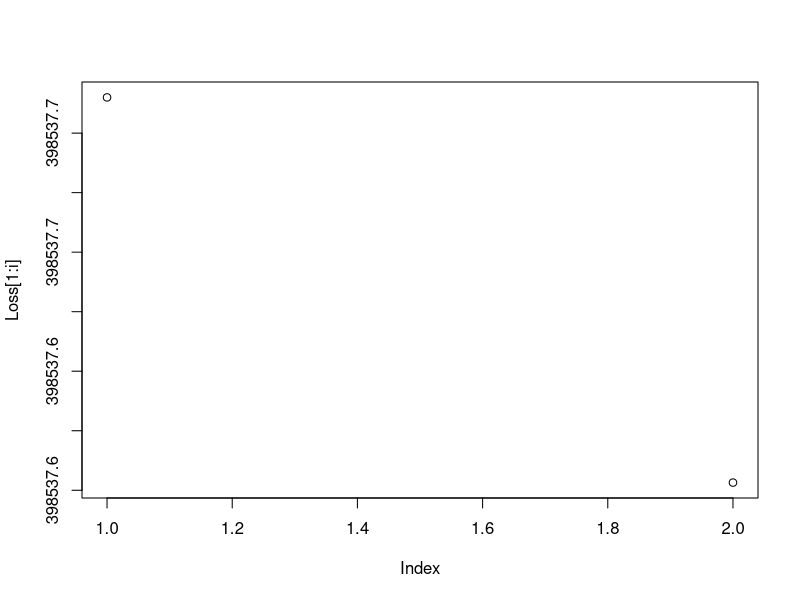
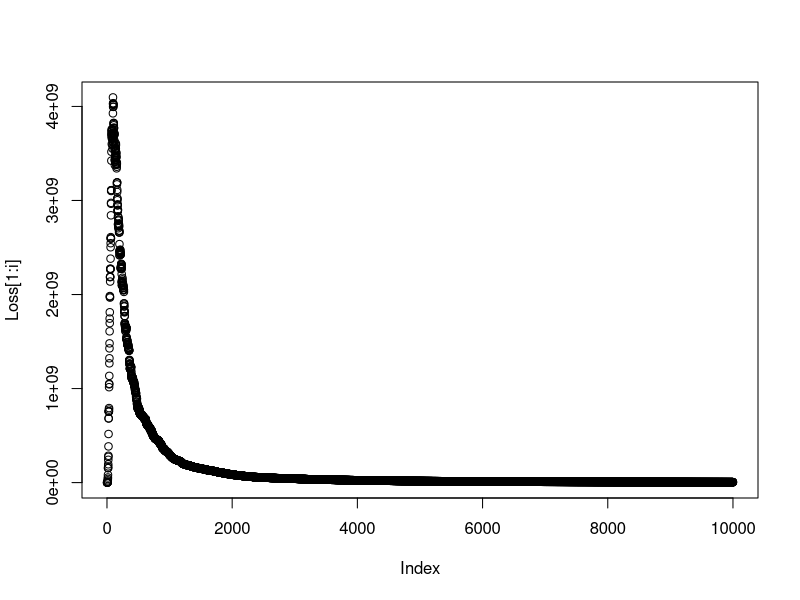
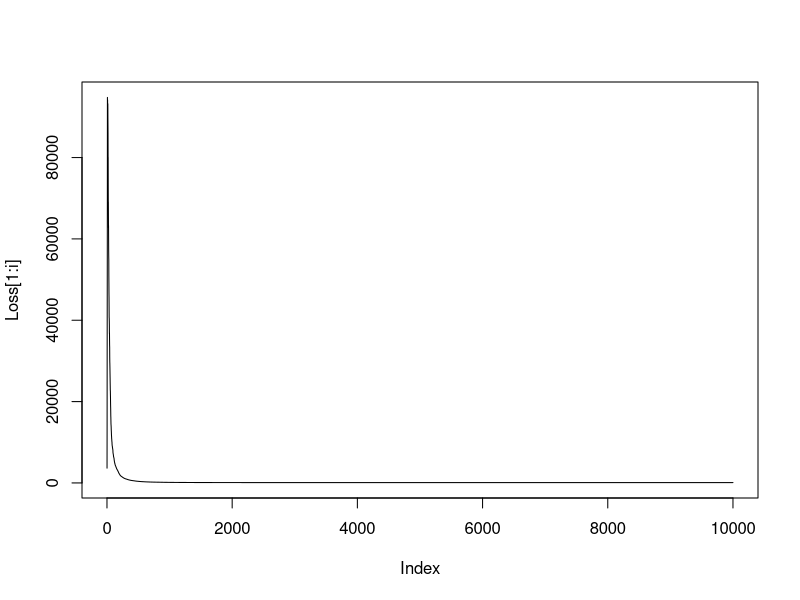
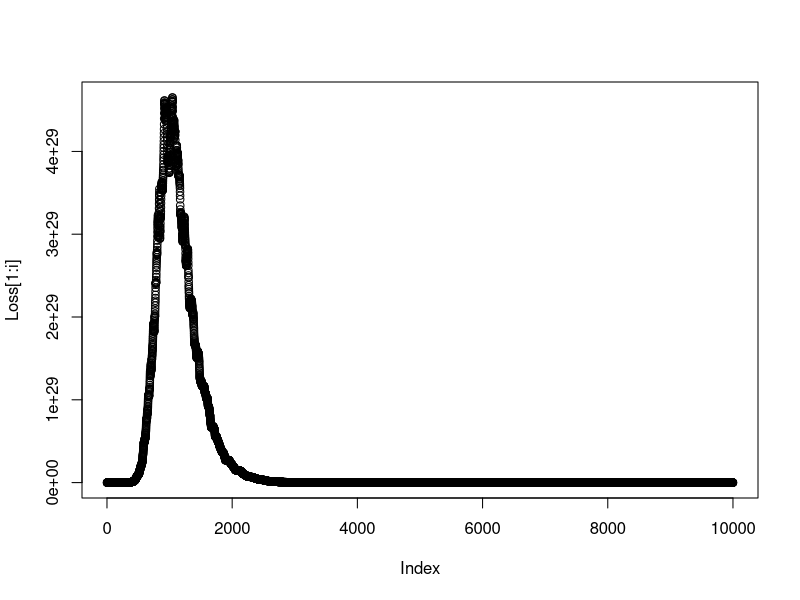
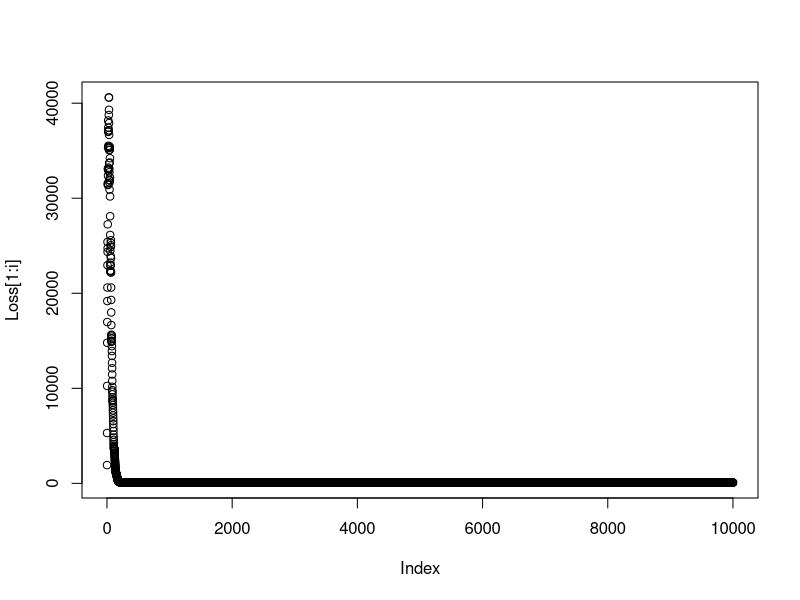

The R script that drew these images, in order:
## ---- chunk 1
knitr::opts_chunk$set(echo = TRUE)
## ---- chunk 2
#Linear regression case ; Data setup
set.seed(1000)
n = 10100; p = 100
beta_real = rnorm(p, sd=5) 
x <- matrix(rnorm((n*p), 0, 1), n, p)
y <- x%*%beta_real + rnorm(n, 0, 1)

itr = 10000 ; tol = 1e-3 ; L = 0.1 ; alpha = 0.01 ; gamma = 0.8

#LS estimate
betahat = solve(t(x)%*%x)%*%t(x)%*%y
## ---- chunk 3
set.seed(1000)
beta = rep(0, p)
Loss = rep(0, itr)

Loss[1] = sum(abs(y-x%*%beta))

for(i in 2:itr){
  betaOld = beta
  derivbeta = -2*t(x)%*%(y-x%*%betaOld)
  beta = betaOld - L * derivbeta
  Loss[i] = sum(abs(y-x%*%beta))
  
  if(abs(Loss[i] - Loss[i-1]) < tol){Loss<- Loss[1:i] ; break}
  
  Counter = 1 ; Lnew = L ; dsqr = sum(derivbeta*derivbeta)
  while (Loss[i] > Loss[i-1] - alpha*Lnew*dsqr){
    Lnew = gamma*Lnew
    beta = betaOld - Lnew * derivbeta
    Loss[i] = sum(abs(y-x%*%beta))
    
    if(Counter > 100){break}
    Counter = Counter + 1
  }
  if(Counter > 100){break}
}

#comparison
mean((beta_real - beta)^2); plot(Loss[1:i])
## ---- chunk 4

set.seed(1000)
beta = rep(0, p)
Loss = rep(0, itr)

#Validation set to monitor the loss
yval <- y[10001:10100]
xval <- x[10001:10100, ]


y <- y[1:10000]
x <- x[1:10000, ]


rand = round(runif(1, 1, nrow(x)), 0)
Loss[1] = sum(abs(yval-xval%*%beta))

stopping = F

for(i in 2:itr){
  L = 1/i  # notice now this is the step size control.
  
  betaOld = beta
  rand = sample(1:nrow(x), 1)
  derivbeta = -2*array(x[rand,])*as.numeric(y[rand]-x[rand,]%*%betaOld)
  beta = betaOld - L * derivbeta
  
  Loss[i] = sum(abs(yval-xval%*%beta))#(y[rand]-x[rand,]%*%betaOld)^2# #not necessary, but for fun
  
  if(stopping){
   if(i > 500){
   if(abs(Loss[i-1]-Loss[i])/Loss[i-1]<1e-5 || Loss[i-1] < Loss[i]){
    break
   } 
  } 
  }
}


#comparison
mean((beta_real - beta)^2); plot(Loss[1:i])

## ---- chunk 5
#stochastic grad "descent" - i.e. minimize
set.seed(1000)
beta = rep(0, p)
Loss = rep(0, itr)

#stochastic gradient descent mini-batch - set of values value.
b = 10 # mini-batch size!

#get random SET of data and use it to calculate loss.
ss = round(runif(b, 1, nrow(x)), 0)
Loss[1] = sum(abs(yval-xval%*%beta))

for(i in 2:itr){
  ss = round(runif(b, 1, nrow(x)), 0)
  
  L = 1/i  
  
  betaOld = beta
  derivbeta = -2*t(x[ss,])%*%(y[ss]-x[ss,]%*%betaOld)/b
  beta = betaOld - L * derivbeta

  Loss[i] = sum(abs(yval-xval%*%beta)) #not necessary, but for fun
  
  if(stopping){
   if(i > 500){
   if(abs(Loss[i-1]-Loss[i])/Loss[i-1]<1e-5 || Loss[i-1] < Loss[i]){
    break
   } 
  } 
  }
}

#comparison
mean((beta_real - beta)^2); plot(Loss[1:i], type='l')

## ---- chunk 6
#stochastic grad "descent" - i.e. minimize
set.seed(1000)
beta = rep(0, p)
Loss = rep(0, itr)
#stochastic gradient descent with momentum!

#get random sample and use it to calculate loss.
rand = round(runif(1, 1, nrow(x)), 0)
Loss[1] = sum(abs(yval-xval%*%beta))

#momentum and decay
momentum = rep(0, p)
decay = 0.9 #This is the default value in most packages
rate = 0.5 # can control how fast the decay rate reduces 

update = F #Wheather to update the momentum

for(i in 2:itr){
  if(i>2){momentum = beta - betaOld} #update momentum
  
  L = 1/i
  betaOld = beta
  
  rand = sample(1:nrow(x), 1)
  
  derivbeta = -2*array(x[rand,])*as.numeric(y[rand]-x[rand,]%*%betaOld)
  
  if(update){
   if(i %% 10){decay = rate*decay} 
  } # reducing momentum every 10th iteration
  
  beta = betaOld - L * derivbeta + decay * momentum
  
  Loss[i] = sum(abs(yval-xval%*%beta)) #not necessary, but for fun
  
  if(stopping){
   if(i > 500){
   if(abs(Loss[i-1]-Loss[i])/Loss[i]<1e-5 || Loss[i-1] < Loss[i]){
    break
   } 
  } 
  }
}

#comparison
mean((beta_real - beta)^2); plot(Loss[1:i])

## ---- chunk 7
#stochastic grad "descent" - i.e. minimize
set.seed(1000)
beta = rep(0, p)
Loss = rep(0, itr)

#stochastic gradient descent mini-batch AND momentum.
b = 50 #mini-batch size!
tol = 1e-3 ; L = 0.1 ;  alpha = 0.01 ; gamma = 0.8 

#get random SET of data and use it to calculate loss.
ss = round(runif(b, 1, nrow(x)), 0)
Loss[1] = sum(abs(y[ss]-x[ss,]%*%beta))

#momentum and decay
momentum = rep(0, p)
decay = 0.9
rate = 0.5

update = F #Wheather to update the momentum

for(i in 2:itr){
  if(i>2){momentum = beta - betaOld} #update momentum
  
  ss = sample(1:nrow(x), b)
  L = 1/i  
  
  if(update){
   if(i %% 10){decay = rate*decay} 
  }
  
  betaOld = beta
  derivbeta = -2*t(x[ss,])%*%(y[ss]-x[ss,]%*%betaOld)/b
  beta = betaOld - L * derivbeta + decay * momentum
  
  Loss[i] = sum(abs(yval-xval%*%beta)) #not necessary, but for fun
  
  if(stopping){
   if(i > 500){
   if(abs(Loss[i-1]-Loss[i])/Loss[i]<1e-5 || Loss[i-1] < Loss[i]){
    break
   } 
  } 
  }
}
#comparison
mean((beta_real - beta)^2); plot(Loss[1:i])

